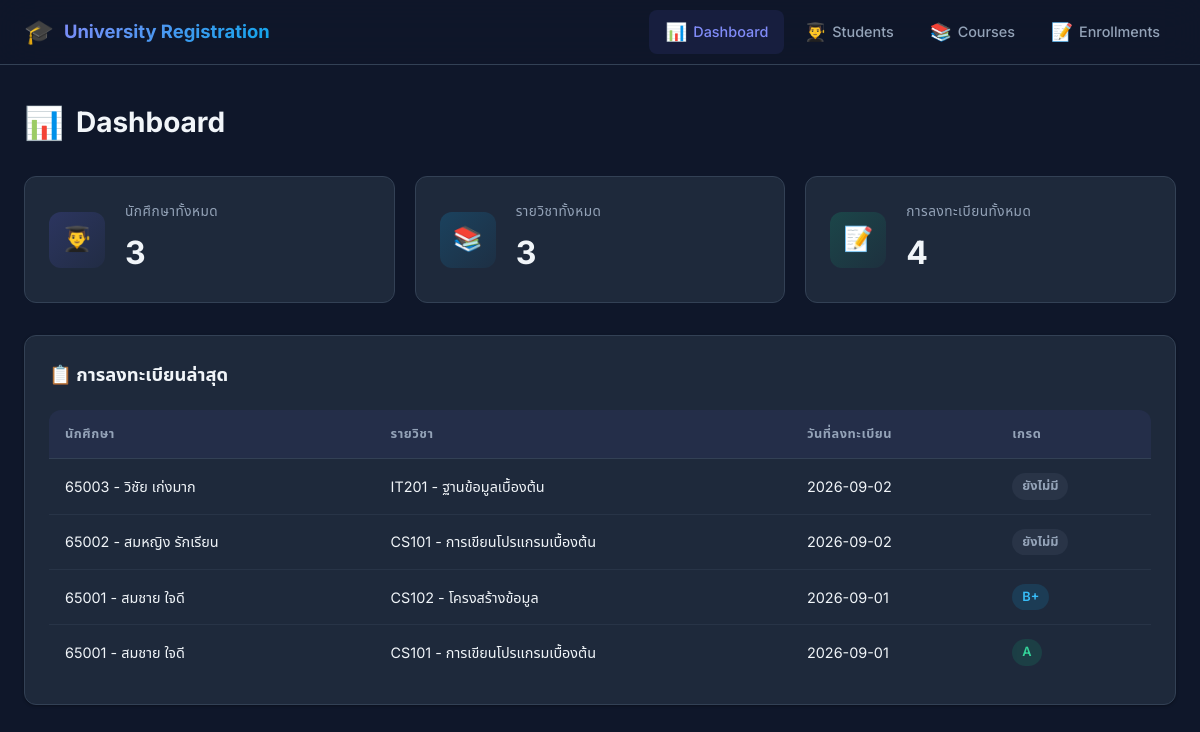
The page / on the database its author committed.
### tables this page shows
CREATE TABLE IF NOT EXISTS enrollments (
    id INT AUTO_INCREMENT PRIMARY KEY,
    student_id INT NOT NULL,
    course_id INT NOT NULL,
    enrollment_date DATE NOT NULL,
    grade VARCHAR(2) DEFAULT NULL,

     
    FOREIGN KEY (student_id) REFERENCES students(id) ON DELETE CASCADE,

     
    FOREIGN KEY (course_id) REFERENCES courses(id) ON DELETE CASCADE
);

CREATE TABLE IF NOT EXISTS students (
    id INT AUTO_INCREMENT PRIMARY KEY,
    student_code VARCHAR(20) NOT NULL UNIQUE,
    name VARCHAR(100) NOT NULL,
    email VARCHAR(100) NOT NULL UNIQUE,
    department VARCHAR(100) NOT NULL
);

CREATE TABLE IF NOT EXISTS courses (
    id INT AUTO_INCREMENT PRIMARY KEY,
    course_code VARCHAR(20) NOT NULL UNIQUE,
    course_name VARCHAR(100) NOT NULL,
    credits INT NOT NULL,
    teacher VARCHAR(100) NOT NULL
);

### index.php (the view, shortened to what this page needs)
<?php
require_once __DIR__ . '/config/database.php';
$studentCount = $pdo->query("SELECT COUNT(*) FROM students")->fetchColumn();
$courseCount = $pdo->query("SELECT COUNT(*) FROM courses")->fetchColumn();
$enrollmentCount = $pdo->query("SELECT COUNT(*) FROM enrollments")->fetchColumn();
require_once __DIR__ . '/includes/header.php';
require_once __DIR__ . '/includes/navbar.php';
?>
<div class="main-content">
    <div class="page-header">
        <h1 class="page-title">
            <span class="page-title-icon">📊</span>
            Dashboard
        </h1>
    </div>
    <div class="stats-grid">
        <a href="pages/students.php" class="stat-card">
            <div class="stat-icon students">👨‍🎓</div>
            <div class="stat-info">
                <h3>นักศึกษาทั้งหมด</h3>
                <div class="stat-number"><?= $studentCount ?></div>
            </div>
        </a>
        <a href="pages/courses.php" class="stat-card">
            <div class="stat-icon courses">📚</div>
            <div class="stat-info">
                <h3>รายวิชาทั้งหมด</h3>
                <div class="stat-number"><?= $courseCount ?></div>
            </div>
        </a>
        <a href="pages/enrollments.php" class="stat-card">
            <div class="stat-icon enrollments">📝</div>
            <div class="stat-info">
                <h3>การลงทะเบียนทั้งหมด</h3>
                <div class="stat-number"><?= $enrollmentCount ?></div>
            </div>
        </a>
    </div>
    <div class="card">
        <h2 style="font-size: 1.15rem; margin-bottom: 20px; display: flex; align-items: center; gap: 8px;">
            📋 การลงทะเบียนล่าสุด
        </h2>
        <?php
        $stmt = $pdo->query("
            SELECT e.*, s.name AS student_name, s.student_code, c.course_code, c.course_name
            FROM enrollments e
            JOIN students s ON e.student_id = s.id
            JOIN courses c ON e.course_id = c.id
            ORDER BY e.id DESC
            LIMIT 5
        ");
        $recentEnrollments = $stmt->fetchAll();
        ?>
        <?php if (count($recentEnrollments) > 0): ?>
        <div class="table-container">
            <table class="data-table">
                <thead>
                    <tr>
                        <th>นักศึกษา</th>
                        <th>รายวิชา</th>
                        <th>วันที่ลงทะเบียน</th>
                        <th>เกรด</th>
                    </tr>
                </thead>
                <tbody>
                    <?php foreach ($recentEnrollments as $row): ?>
                    <tr>
                        <td><?= htmlspecialchars($row['student_code'] . ' - ' . $row['student_name']) ?></td>
                        <td><?= htmlspecialchars($row['course_code'] . ' - ' . $row['course_name']) ?></td>
                        <td><?= htmlspecialchars($row['enrollment_date']) ?></td>
                        <td>
                            <?php if ($row['grade']): ?>
                                <?php
                                $gradeClass = 'grade-none';
                                $firstChar = strtolower(substr($row['grade'], 0, 1));
                                if ($firstChar === 'a') $gradeClass = 'grade-a';
                                elseif ($firstChar === 'b') $gradeClass = 'grade-b';
                                elseif ($firstChar === 'c') $gradeClass = 'grade-c';
                                elseif ($firstChar === 'd') $gradeClass = 'grade-d';
                                elseif ($firstChar === 'f') $gradeClass = 'grade-f';
                                ?>
                                <span class="grade-badge <?= $gradeClass ?>"><?= htmlspecialchars($row['grade']) ?></span>
                            <?php else: ?>
                                <span class="grade-badge grade-none">ยังไม่มี</span>
                            <?php endif; ?>
                        </td>
                    </tr>
                    <?php endforeach; ?>
                </tbody>
            </table>
        </div>
        <?php endif; ?>
    </div>
</div>
<?php require_once __DIR__ . '/includes/footer.php'; ?>

### includes/header.php (shortened to what this page needs)
<!DOCTYPE html>
<html lang="th">
<head>
    <link rel="stylesheet" href="/course-registration/css/style.css">
</head>
<body>

### includes/navbar.php
<?php
$currentPage = basename($_SERVER['SCRIPT_NAME']);
?>
<nav class="navbar">
    <div class="navbar-container">
        <a href="/course-registration/index.php" class="navbar-brand">
            <span class="brand-icon">🎓</span>
            <span class="brand-text">University Registration</span>
        </a>
        <ul class="navbar-menu">
            <li>
                <a href="/course-registration/index.php"
                   class="nav-link <?= $currentPage === 'index.php' ? 'active' : '' ?>">
                    <span class="nav-icon">📊</span>
                    Dashboard
                </a>
            </li>
            <li>
                <a href="/course-registration/pages/students.php"
                   class="nav-link <?= $currentPage === 'students.php' ? 'active' : '' ?>">
                    <span class="nav-icon">👨‍🎓</span>
                    Students
                </a>
            </li>
            <li>
                <a href="/course-registration/pages/courses.php"
                   class="nav-link <?= $currentPage === 'courses.php' ? 'active' : '' ?>">
                    <span class="nav-icon">📚</span>
                    Courses
                </a>
            </li>
            <li>
                <a href="/course-registration/pages/enrollments.php"
                   class="nav-link <?= $currentPage === 'enrollments.php' ? 'active' : '' ?>">
                    <span class="nav-icon">📝</span>
                    Enrollments
                </a>
            </li>
        </ul>
    </div>
</nav>

### includes/footer.php (shortened to what this page needs)
</body>
</html>

### rows shown on the page
enrollments: student.name "65003 - วิชัย เก่งมาก", course.course_name "IT201 - ฐานข้อมูลเบื้องต้น", enrollment_date "2026-09-02", shows "ยังไม่มี"
enrollments: student.name "65002 - สมหญิง รักเรียน", course.course_name "CS101 - การเขียนโปรแกรมเบื้องต้น", enrollment_date "2026-09-02", shows "ยังไม่มี"
enrollments: student.name "65001 - สมชาย ใจดี", course.course_name "CS102 - โครงสร้างข้อมูล", enrollment_date "2026-09-01", grade "B+"
enrollments: student.name "65001 - สมชาย ใจดี", course.course_name "CS101 - การเขียนโปรแกรมเบื้องต้น", enrollment_date "2026-09-01", grade "A"

### other values the page prints
$studentCount "3"
$courseCount "3"
$enrollmentCount "4"
